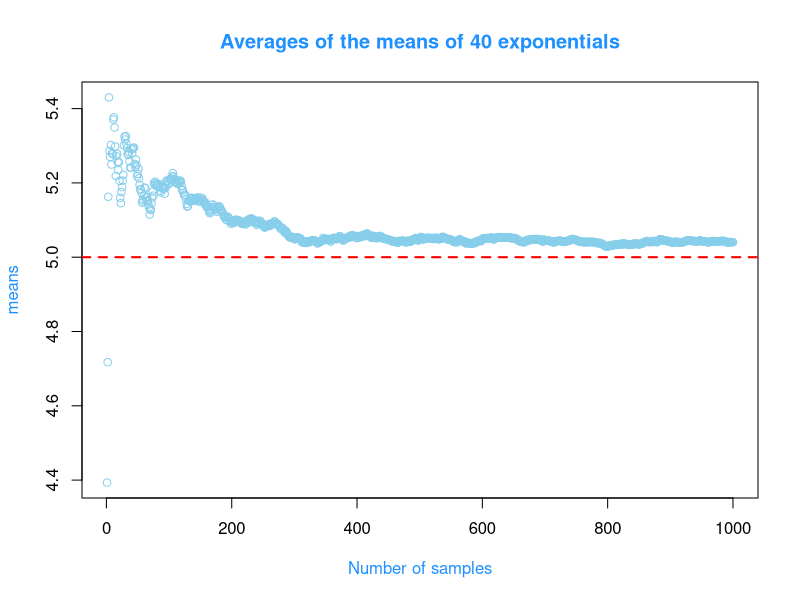
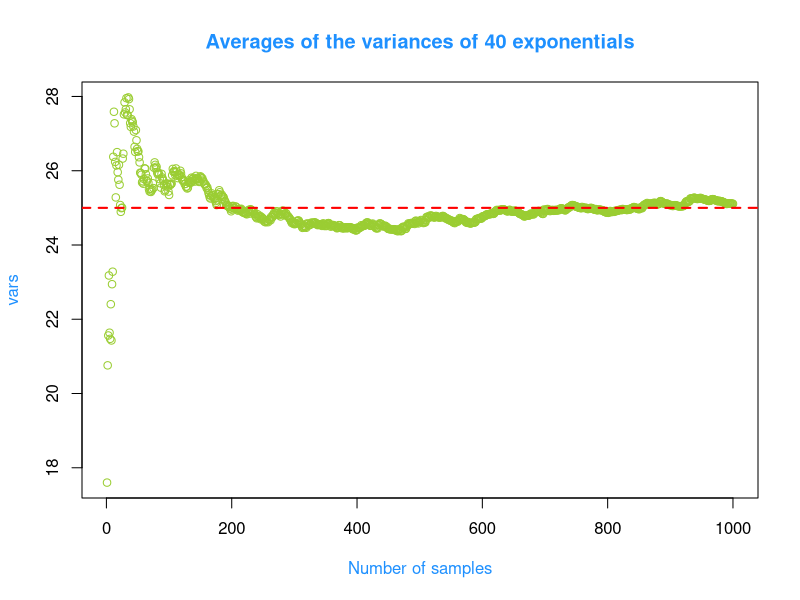
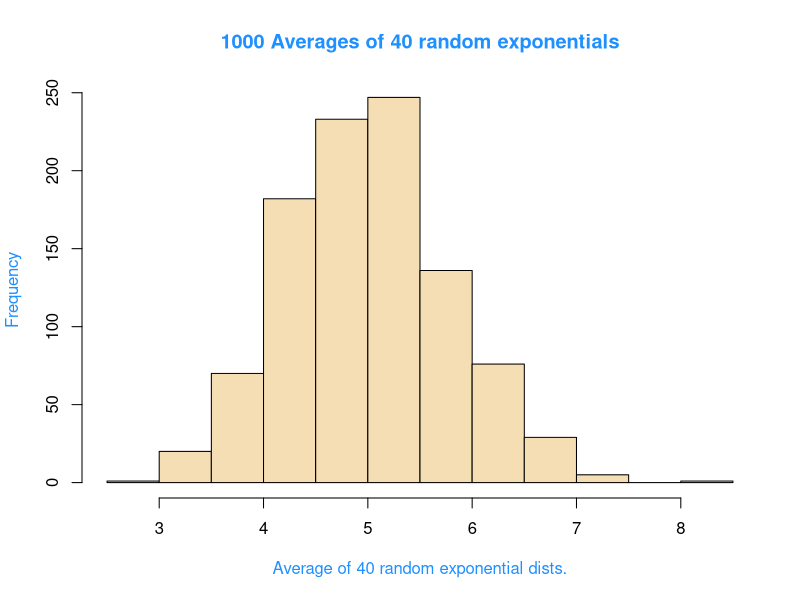
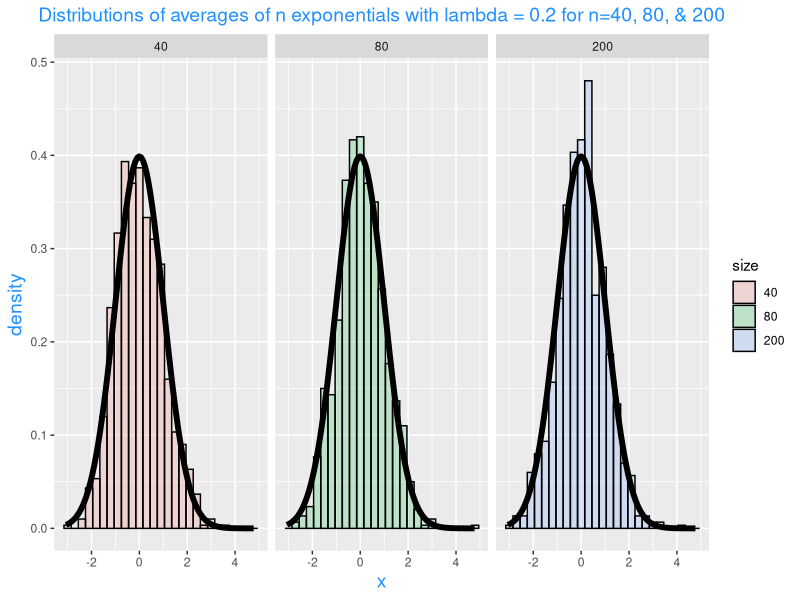
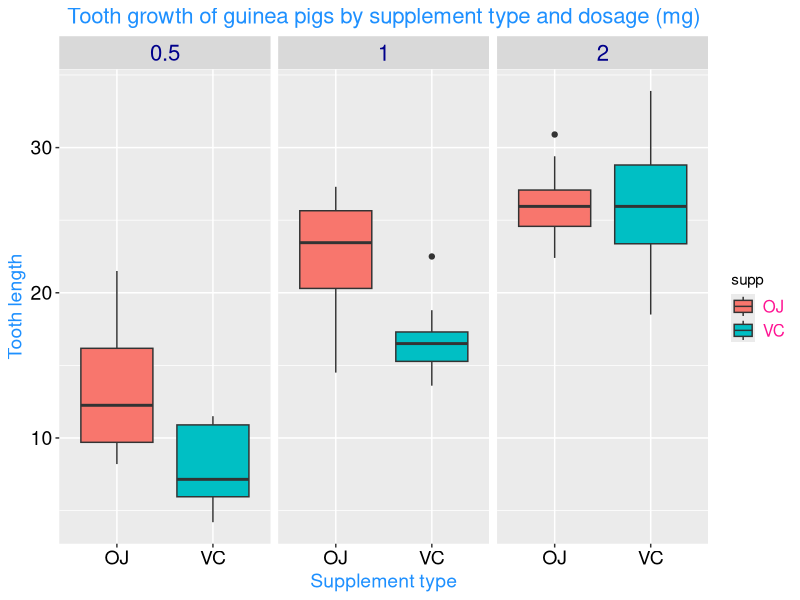

The R source for these figures, in order:
## ---- chunk 1
knitr::opts_chunk$set(echo = TRUE)
## ---- chunk 2
library(ggplot2)
library(datasets) 
data(ToothGrowth) 

## ---- chunk 3
nosim <- 1000

x <- matrix(rexp(nosim * 40, 0.2), 
                     nosim)

means <- cumsum(apply(x, 1, mean))/(1:nosim)

vars <- cumsum(apply(x,1,var))/(1:nosim)

plot(means, col="skyblue", pch=1, xlab="Number of samples", main="Averages of the means of 40 exponentials",
     col.main="dodgerblue", col.lab="dodgerblue")

abline(h=5, col="red", lwd=2, lty=2) # comparing means with the theoretical mean mu = 1/lambda = 5

plot(vars, col="yellowgreen", pch=1, xlab="Number of samples", main="Averages of the variances of 40 exponentials",
     col.main="dodgerblue", col.lab="dodgerblue")

abline(h=25, col="red", lwd=2, lty=2)

## ---- chunk 4
mns = NULL

for (i in 1:1000) mns = c(mns, mean(rexp(40, 0.2)))

hist(mns, col="wheat", main="1000 Averages of 40 random exponentials", xlab="Average of 40 random exponential dists.", col.main="dodgerblue", col.lab="dodgerblue")

## ---- chunk 5
nosim <- 1000
cfunc <- function(x, n) sqrt(n) * (mean(x) - 5) / 5
dat <- data.frame(
  x = c(apply(matrix(rexp(nosim * 40, 0.2), 
                     nosim), 1, cfunc, 40),
        apply(matrix(rexp(nosim * 80, 0.2), 
                     nosim), 1, cfunc, 80),
       apply(matrix(rexp(nosim * 200, 0.2), 
                     nosim), 1, cfunc, 200)
       ),
  size = factor(rep(c(40, 80, 200), rep(nosim, 3))))
 
g <- ggplot(dat, aes(x = x, fill = size)) + geom_histogram(alpha = .20, binwidth=.3, colour = "black", 
                                                        aes(y = ..density..)) 
g <- g + stat_function(fun = dnorm, size = 2)
g <- g + facet_grid(. ~ size)
g <- g + ggtitle("Distributions of averages of n exponentials with lambda = 0.2 for n=40, 80, & 200")
g <- g + theme(plot.title=element_text(color="dodgerblue", size=14, hjust=0.5))
g <- g + theme(axis.title = element_text(size=14, color="dodgerblue"))

g
## ---- chunk 6
str(ToothGrowth)

## ---- chunk 7
head(ToothGrowth)

table(ToothGrowth$supp)

table(ToothGrowth$dose)

sapply(with(ToothGrowth, split(len, supp)), summary)
## ---- chunk 8
g <- ggplot(ToothGrowth, aes(x=supp, y=len))
g <- g + geom_boxplot(aes(fill=supp))
g <- g + facet_grid(.~as.factor(dose)) 
g <- g + ggtitle("Tooth growth of guinea pigs by supplement type and dosage (mg)")
g <- g + xlab("Supplement type") + ylab("Tooth length")
g <- g + theme(plot.title=element_text(color="dodgerblue", size=16, hjust=0.5))
g <- g + theme(axis.title = element_text(size=14, color="dodgerblue"))
g <- g + theme(axis.text=element_text(size=14, color="black")) 
g <- g + theme(strip.text = element_text(size = 16, color='darkblue'))
g <- g + theme(legend.position = 'right', legend.text=element_text(color='deeppink', size=12)) 
g

## ---- chunk 9
# Split the tooth growth data set by the "OJ" and "VC" supplement types

OJlen <- ToothGrowth$len[ToothGrowth$supp=="OJ"]
VClen <- ToothGrowth$len[ToothGrowth$supp=="VC"]
## ---- chunk 10

t.test(OJlen, VClen, alternative = "greater", paired = FALSE, var.equal = FALSE, conf.level = 0.95)
## ---- chunk 11
doseHalfLen <- ToothGrowth$len[ToothGrowth$dose==0.5]
doseOneLen <- ToothGrowth$len[ToothGrowth$dose==1]
doseTwoLen <- ToothGrowth$len[ToothGrowth$dose==2]
## ---- chunk 12
t.test(doseHalfLen, doseOneLen, alternative = "less", paired = FALSE, var.equal = FALSE, conf.level = 0.95)
## ---- chunk 13
t.test(doseOneLen, doseTwoLen, alternative = "less", paired = FALSE, var.equal = FALSE, conf.level = 0.95)
## ---- chunk 14
OJdoseTwoLen <- ToothGrowth$len[ToothGrowth$supp=="OJ" & ToothGrowth$dose==2]
VCdoseTwoLen <- ToothGrowth$len[ToothGrowth$supp=="VC" & ToothGrowth$dose==2]
## ---- chunk 15
t.test(OJdoseTwoLen, VCdoseTwoLen, alternative = "two.sided", paired = FALSE, var.equal = FALSE, conf.level = 0.95)
